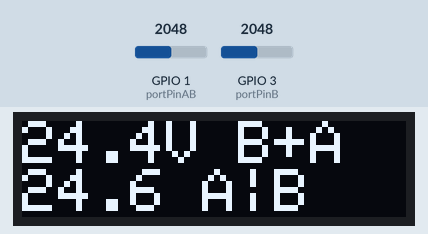
This sketch was run on a simulated ESP32. Shown: 128×32 one-colour display. Inputs (shaded band) come from the test bench; at power-on: GPIO 3 (portPinB) = 2048, GPIO 1 (portPinAB) = 2048 (analog values on the 0–4095 scale). The display library's start-up logo is not drawn; what the sketch prints to the serial monitor is not drawn.

Above: at 2.7 s.
2.8 s: GPIO 3 (portPinB) set to 1979
At 3.5 s:
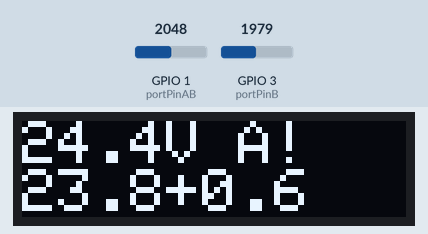
5.9 s: GPIO 1 (portPinAB) set to 2807
At 7.0 s:
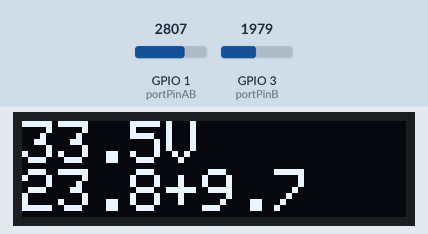
8.1 s: GPIO 1 (portPinAB) set to 2923
At 9.1 s:
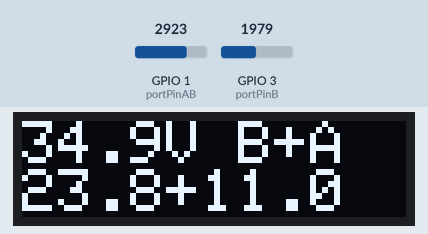
9.7 s: GPIO 3 (portPinB) set to 928
At 10.5 s:
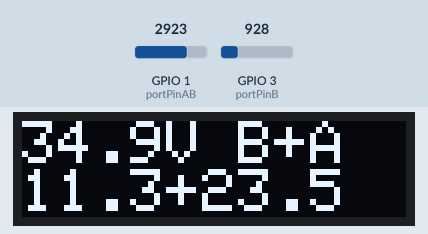
11.2 s: GPIO 3 (portPinB) set to 816
At 11.7 s:
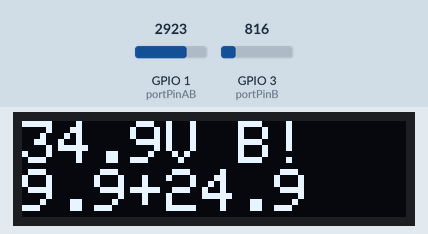
14.3 s: GPIO 1 (portPinAB) set to 760
At 14.7 s:
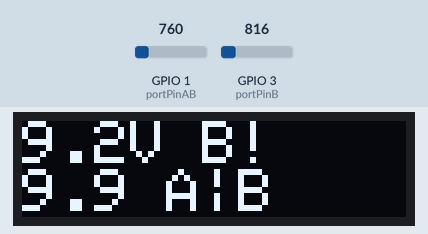
Timing chart, 0 to 17.3 s (numbered marks = the images above; inputs shaded):
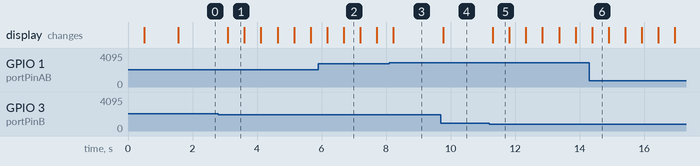

Measured:
- the behaviour switches between 2033 and 2032 on GPIO 3 (portPinB) (found by bisection; images 0 and 1)
- the behaviour switches between 2873 and 2874 on GPIO 1 (portPinAB) (found by bisection; images 2 and 3)
- the behaviour switches between 860 and 859 on GPIO 3 (portPinB) (found by bisection; images 4 and 5)
- after the input at 2.8 s, the display: changes after 0.30 s (image 1)
- after the input at 5.9 s, the display: first changes after 0.28 s (image 2 shows a later state)
- after the input at 8.1 s, the display: changes after 0.13 s (image 3)
- after the input at 9.7 s, the display: changes after 0.07 s (image 4)
- after the input at 11.2 s, the display: changes after 0.11 s (image 5)
- after the input at 14.3 s, the display: changes after 0.09 s (image 6)

The sketch:

powerbank.ino
```cpp
#include <Wire.h>
#include <Adafruit_GFX.h>
#include <Adafruit_SSD1306.h>

// Select in IDE  Tools->Board 'NodeMCU-32S'
// or 'Nologo ESP32C3 Super Mini' target
#define ESP32_C3_SUPERMINI_TARGET

#define SCREEN_WIDTH 128 // OLED display width, in pixels
#define SCREEN_HEIGHT 32 // OLED display height, in pixels

// Declaration for an SSD1306 display connected to I2C (SDA, SCL pins)
#define OLED_RESET     -1 // Reset pin # (or -1 if sharing Arduino reset pin)
#define SCREEN_ADDRESS 0x3C ///< See datasheet for Address; 0x3D for 128x64, 0x3C for 128x32
Adafruit_SSD1306 display(SCREEN_WIDTH, SCREEN_HEIGHT, &Wire, OLED_RESET);

const int lowV = 10500;
const int rUp = 150;
const int rDown = 10;

#ifdef ESP32_C3_SUPERMINI_TARGET
const int portPinAB = 1;  //  for A+B: 1 at ESP32-C3
const int portPinB = 3;   //  for B:   3 at ESP32-C3
const int coefAB    = 134; //  to adjust ADC channel AB more 18V
const int coefABLow = 131; //  to adjust ADC channel AB less 18V
const int coefB     = 133; //  to adjust ADC channel B  more 18V
const int coefBLow  = 131; //  to adjust ADC channel AB less 18V
#else
const int portPinAB = 34;  //  for A+B: 34 at ESP32
const int portPinB  = 35;  //  for B :  35 at ESP32
const int coefAB    = 112; //  to adjust ADC channel AB more 18V
const int coefABLow = 102; //  to adjust ADC channel AB less 18V
const int coefB     = 114; //  to adjust ADC channel B  more 18V
const int coefBLow  = 102; //  to adjust ADC channel AB less 18V
#endif

bool oledOk = false;
bool zerosV = false;

void setup() {
  // Initialize serial communication at 115200 bits per second:
  Serial.begin(115200);

  // Set the resolution to 12 bits (0-4095)
  // Configure attenuation to 11dB for 0-3.3V range
#ifdef ESP32_C3_SUPERMINI_TARGET
  analogSetAttenuation(ADC_11db);
  analogReadResolution(12);
#else
  analogReadResolution(12);
#endif
  delay(500);

  // SSD1306_SWITCHCAPVCC = generate display voltage from 3.3V internally
  if(!display.begin(SSD1306_SWITCHCAPVCC, SCREEN_ADDRESS)) {
    Serial.println(F("SSD1306 allocation failed"));
  } else {
    // Show initial display buffer contents on the screen --
    // the library initializes this with an Adafruit splash screen.
    display.display();
    delay(1000);

    display.setTextColor(SSD1306_WHITE);
    display.setTextSize(2);
    oledOk = true;
  }
}

void loop() {
  // read the analog / millivolts value for pin portPin:
#ifdef ESP32_C3_SUPERMINI_TARGET
  int analogValueAB = analogRead(portPinAB);
  int analogValueB = analogRead(portPinB);
#else
  int analogValueAB = analogRead(portPinAB);
  int analogValueB = analogRead(portPinB);
#endif

  // avoid noice near zero
  if (analogValueB < 80 && analogValueB > 0)
    analogValueB = 0;
  if (analogValueAB < 80 && analogValueAB > 0)
    analogValueAB = 0;

  //Serial.printf(" B+A  : %d\n", analogValueAB);
  //Serial.printf(" B  : %d\n", analogValueB);

int koefAB = coefAB;
int koefB  = coefB;
int rU = rUp;
int rD = rDown;
int rSum = rU + rD;

#ifdef ESP32_C3_SUPERMINI_TARGET
  if (analogValueAB < 1475)
    koefAB = coefABLow;
  if (analogValueB < 1475)
    koefB = coefBLow;
#else
  if (analogValueAB < 1250)
    koefAB = coefABLow;
  if (analogValueB < 1250)
    koefB = coefBLow;
#endif

  // print out the values you read:
  int sumVolt = analogValueAB * rSum / rD * 100 / koefAB;
  int bVolt = analogValueB * rSum / rD * 100 / koefB;
  int aVolt = sumVolt -  bVolt;

  Serial.printf("ADC B+A  mV: %d\n", sumVolt);
  Serial.printf("ADC B mV: %d\n", bVolt);
  if (aVolt > 0) {
     Serial.printf("ADC A mV: %d\n", aVolt);
  }

  if (oledOk) {

    display.clearDisplay();
    display.setCursor(0,0);             // Start at top-left corner

    // 2 channel monitoring cases
    if (bVolt > 0 && sumVolt > 0 || bVolt > 0 && sumVolt == 0) {
      if (sumVolt > 0) {
        display.print(sumVolt/1000);
        display.print(F("." ));
        display.print((sumVolt%1000)/100);
        display.print(F("V "));

        if ((bVolt > 0 && bVolt < lowV) || (aVolt > 0 && aVolt < lowV )) {
          if (!zerosV) {
            if (bVolt > 0 && bVolt < lowV)
              display.print(F("B"));
            if (aVolt > 0 && aVolt < lowV)
              display.print(F("A"));
            display.print(F("!"));
          }
          zerosV = !zerosV;
          display.println(F(""));
        } else {
          zerosV = false;
          display.println(F("B+A" ));
        }
      }

      display.print(bVolt/1000);
      display.print(F("." ));
      display.print((bVolt%1000)/100);

      if (aVolt > 0) {
        display.print(F("+" ));
        display.print(aVolt/1000);
        display.print(F("." ));
        display.print((aVolt%1000)/100);
      } else {
        display.print(F(" A|B" ));
      }

      display.display();
    }

    if (bVolt == 0 && sumVolt > 0) {
      display.print(sumVolt/1000);
      display.print(F("." ));
      display.print((sumVolt%1000)/100);
      display.println(F("V B+A:" ));
      display.display();
    }

    if ((bVolt == 0 && sumVolt == 0) || (sumVolt < 800) && bVolt < 500 ) {
      if (!zerosV) {
        display.println(F("0V" ));
      }
      zerosV = !zerosV;
      display.display();
    }


  } // oledOk

  delay(500);  // delay in between reads
}
```
